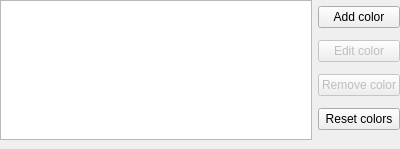
<?xml version="1.0" encoding="UTF-8"?>
<ui version="4.0">
 <class>EditColorsWidget</class>
 <widget class="QWidget" name="EditColorsWidget">
  <property name="geometry">
   <rect>
    <x>0</x>
    <y>0</y>
    <width>400</width>
    <height>149</height>
   </rect>
  </property>
  <property name="windowTitle">
   <string/>
  </property>
  <layout class="QVBoxLayout" name="verticalLayout_5">
   <property name="leftMargin">
    <number>0</number>
   </property>
   <property name="topMargin">
    <number>0</number>
   </property>
   <property name="rightMargin">
    <number>0</number>
   </property>
   <property name="bottomMargin">
    <number>0</number>
   </property>
   <item>
    <layout class="QHBoxLayout" name="horizontalLayout">
     <property name="bottomMargin">
      <number>9</number>
     </property>
     <item>
      <widget class="QTreeWidget" name="colorsWidget">
       <property name="editTriggers">
        <set>QAbstractItemView::NoEditTriggers</set>
       </property>
       <property name="selectionMode">
        <enum>QAbstractItemView::SingleSelection</enum>
       </property>
       <property name="indentation">
        <number>0</number>
       </property>
       <property name="rootIsDecorated">
        <bool>false</bool>
       </property>
       <attribute name="headerVisible">
        <bool>false</bool>
       </attribute>
       <column>
        <property name="text">
         <string notr="true">1</string>
        </property>
       </column>
      </widget>
     </item>
     <item>
      <layout class="QVBoxLayout" name="verticalLayout">
       <item>
        <widget class="QPushButton" name="addColorButton">
         <property name="text">
          <string>Add color</string>
         </property>
        </widget>
       </item>
       <item>
        <widget class="QPushButton" name="editColorButton">
         <property name="enabled">
          <bool>false</bool>
         </property>
         <property name="text">
          <string>Edit color</string>
         </property>
        </widget>
       </item>
       <item>
        <widget class="QPushButton" name="removeColorButton">
         <property name="enabled">
          <bool>false</bool>
         </property>
         <property name="text">
          <string>Remove color</string>
         </property>
        </widget>
       </item>
       <item>
        <widget class="QPushButton" name="resetColorsButton">
         <property name="text">
          <string>Reset colors</string>
         </property>
        </widget>
       </item>
      </layout>
     </item>
    </layout>
   </item>
  </layout>
 </widget>
 <resources/>
 <connections/>
</ui>
